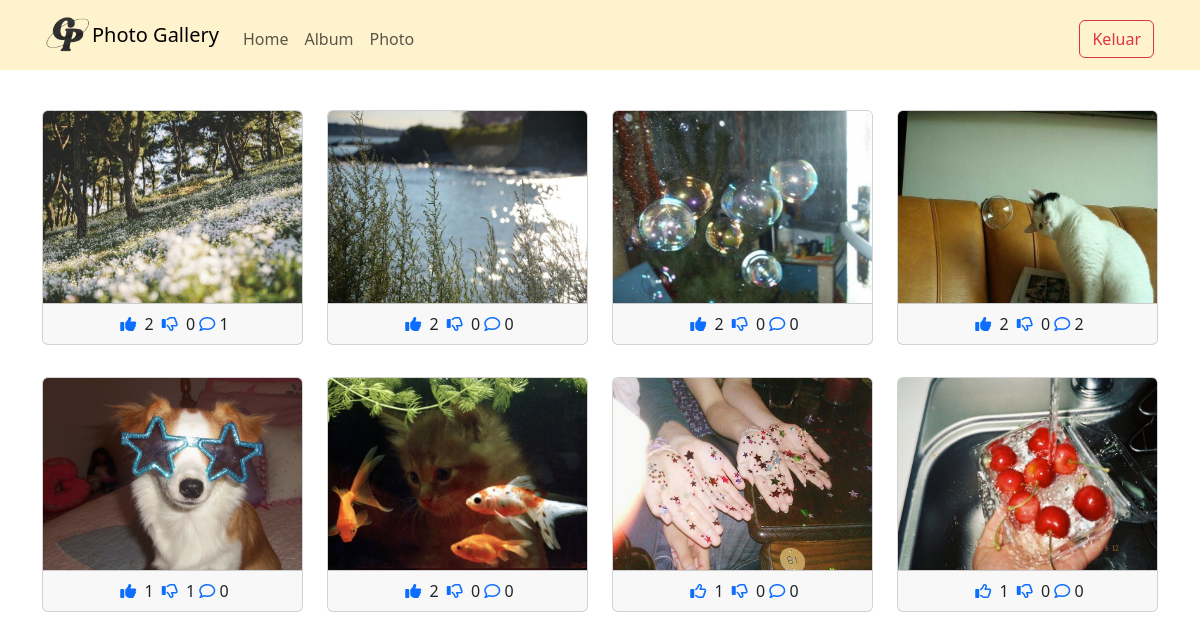
Screenshot of /admin/index.php (signed in) with the database file from the repository.
### tables this page shows
CREATE TABLE `foto` (
  `fotoid` int(11) NOT NULL,
  `judulfoto` varchar(255) NOT NULL,
  `deskripsifoto` text NOT NULL,
  `tanggalunggah` date NOT NULL,
  `lokasifile` varchar(255) NOT NULL,
  `albumid` int(11) NOT NULL,
  `userid` int(11) NOT NULL
);

### admin/index.php (the view, shortened to what this page needs)
<?php
$userid = $_SESSION['userid'];
include '../config/koneksi.php';
?>
<!DOCTYPE html>
<html>
<head>
	<link rel="stylesheet" type="text/css" href="../assets/css/bootstrap.min.css">
	<link rel="stylesheet" href="https://cdnjs.cloudflare.com/ajax/libs/font-awesome/6.5.1/css/all.min.css"/>
</head>
<body>
<nav class="navbar navbar-expand-lg bg-warning-subtle">
  <div class="container">
  <img src="Untitled507_20240319140438.png" alt="Logo" width="50">
    <a class="navbar-brand" href="index.php"> Photo Gallery </a>
    <div class="collapse navbar-collapse mt-2" id="navbarNavAltMarkup">
      <div class="navbar-nav me-auto">
		<a href="home.php" class="nav-link"> Home </a>
		<a href="album.php" class="nav-link"> Album </a>
		<a href="foto.php" class="nav-link"> Photo </a>
      </div>
	  <a href="../config/aksi_logout.php" class="btn btn-outline-danger m-1"> Keluar </a>
    </div>
	</nav>
<div class ="container mt-2">
    <div class="row">
		<?php
	$query = mysqli_query($koneksi, "SELECT * FROM foto INNER JOIN user ON foto.userid=user.userid INNER JOIN album ON foto.albumid=album.albumid");
	while($data = mysqli_fetch_array($query)) {
	?>
	<div class="col-md-3 mt-2">
	<a type="button" data-bs-toggle="modal" data-bs-target="#komentar<?php echo $data['fotoid']?>">
		<div class="card">
			<img style="height: 12rem;" src="../assets/img/<?php echo $data ['lokasifile'] ?>" class="card-img-top" title="<?php echo $data ['judulfoto'] ?>">
			<div class="card-footer text-center">
				<?php
				$fotoid = $data['fotoid'];
				$ceksuka = mysqli_query($koneksi, "SELECT * FROM likefoto WHERE fotoid='$fotoid' AND userid='$userid'");
				$cekbatalsuka = mysqli_query($koneksi, "SELECT * FROM dislikefoto WHERE fotoid='$fotoid' AND userid='$userid'");
				if (mysqli_num_rows($ceksuka) == 1) { ?>
				<a href="../config/proses_like.php?fotoid=<?php echo $data ['fotoid'] ?>" type="submit" name="batalsuka"><i class="fa fa-thumbs-up m-1"></i></a>
				<?php } else { ?>
				<a href="../config/proses_like.php?fotoid=<?php echo $data ['fotoid'] ?>" type="submit" name="suka"><i class="fa-regular fa-thumbs-up m-1"></i></a>
				<?php }
				$like = mysqli_query($koneksi, "SELECT * FROM likefoto WHERE fotoid='$fotoid'");
				echo mysqli_num_rows($like). ' ';
				?>
				<?php
				if (mysqli_num_rows($cekbatalsuka) == 1) { ?>
				<a href="../config/proses_dislike.php?fotoid=<?php echo $data ['fotoid'] ?>" type="submit" name="batal_batalsuka"><i class="fa fa-thumbs-down m-1"></i></a>
				<?php } else { ?>
				<a href="../config/proses_dislike.php?fotoid=<?php echo $data ['fotoid'] ?>" type="submit" name="batalsuka"><i class="fa-regular fa-thumbs-down m-1"></i></a>
				<?php }
				$dislike = mysqli_query($koneksi, "SELECT * FROM dislikefoto WHERE fotoid='$fotoid'");
				echo mysqli_num_rows($dislike). ' ';
				?>
				<a href="#" type="button" data-bs-toggle="modal" data-bs-target="#komentar<?php echo $data['fotoid']?>"><i class="fa-regular fa-comment"></i></a>
				<?php
				$jmlkomentar = mysqli_query($koneksi, "SELECT * FROM komentarfoto WHERE fotoid='$fotoid'");
				echo mysqli_num_rows($jmlkomentar).' ';
				?>
			</div>
		</div>
		</a>
	</div>
	<?php } ?>
</div>
</div>
</body>
</html>

### rows the page displays
foto: lokasifile (picture), mysqli_num_rows($like) "2", mysqli_num_rows($dislike) "0", mysqli_num_rows($jmlkomentar) "1"
foto: lokasifile (picture), mysqli_num_rows($like) "2", mysqli_num_rows($dislike) "0", mysqli_num_rows($jmlkomentar) "0"
foto: lokasifile (picture), mysqli_num_rows($like) "2", mysqli_num_rows($dislike) "0", mysqli_num_rows($jmlkomentar) "0"
foto: lokasifile (picture), mysqli_num_rows($like) "2", mysqli_num_rows($dislike) "0", mysqli_num_rows($jmlkomentar) "2"
foto: lokasifile (picture), mysqli_num_rows($like) "1", mysqli_num_rows($dislike) "1", mysqli_num_rows($jmlkomentar) "0"
foto: lokasifile (picture), mysqli_num_rows($like) "2", mysqli_num_rows($dislike) "0", mysqli_num_rows($jmlkomentar) "0"
foto: lokasifile (picture), mysqli_num_rows($like) "1", mysqli_num_rows($dislike) "0", mysqli_num_rows($jmlkomentar) "0"
foto: lokasifile (picture), mysqli_num_rows($like) "1", mysqli_num_rows($dislike) "0", mysqli_num_rows($jmlkomentar) "0"
